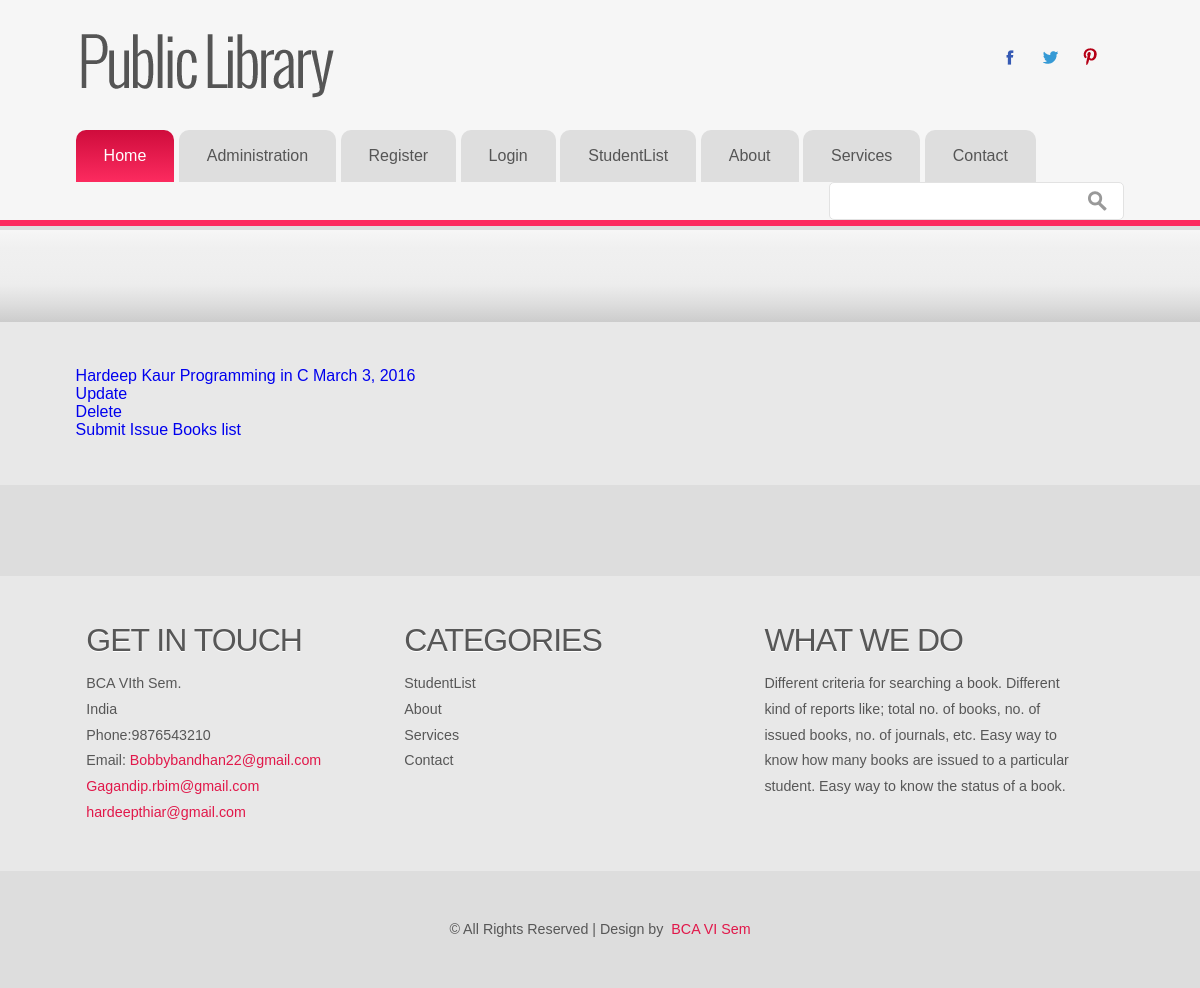
Before: /issue/ with the older database file.
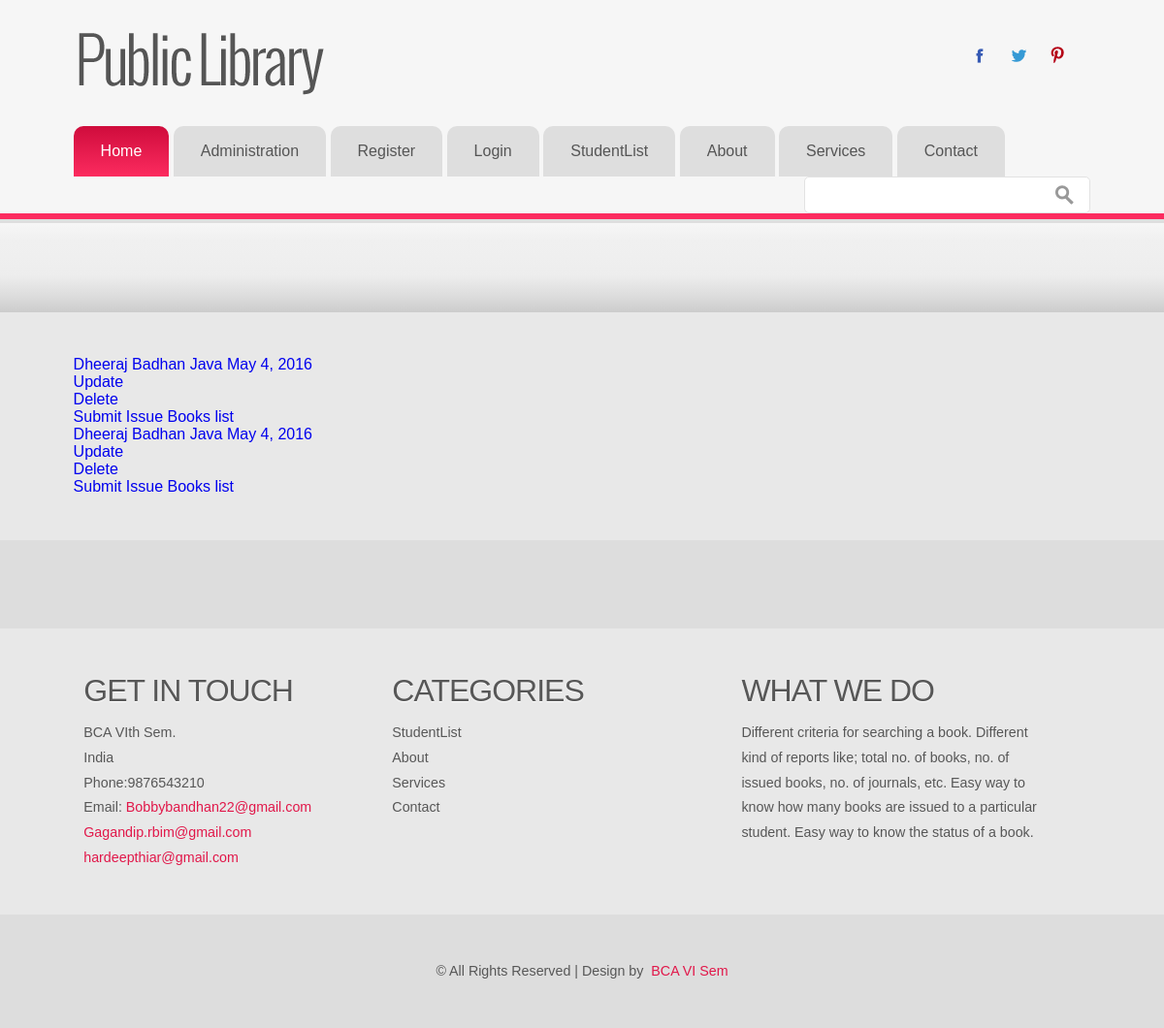
After: the same page with the newer database file.
### libsys/models.py (models this page shows, shortened)
class Issue(models.Model):
	regno = models.ForeignKey(Student)
	accno = models.ForeignKey(Book)
	date_of_issue = models.DateField()

class Student(models.Model):
	name = models.CharField(max_length=50)
	regno = models.IntegerField()
	date_of_issue = models.DateField()
	address = models.TextField()
	course = models.CharField(
		max_length=10,
		choices = (
			('BCA', 'BCA'),
			('BBA', 'BBA'),
			('MBA', 'MBA'),
			('B.Com', 'B.Com')
		)
	)
	accno = models.ForeignKey(Book)
	gender = models.CharField(
		max_length=1,
		choices = (
			('M', 'Male'),
			('F', 'Female')
		)
	)
	def __str__(self):
		return self.name

class Book(models.Model):
	accno = models.IntegerField(primary_key=True)
	author = models.CharField(max_length=50)
	title = models.CharField(max_length=50)
	publication = models.CharField(max_length=50)
	edition = models.CharField(max_length=50)
	no_of_copies = models.IntegerField()
	volume = models.CharField(max_length=50)
	date_purchase = models.DateField()
	price = models.FloatField()
	status = models.CharField(max_length=50)
	def __str__(self):
		return self.title

### libsys/views.py (the view)
# urls.py: url(r'^issue/$', views.Issue1.as_view(), name='issue'),
class Issue1(ListView):
	template_name = "libsys/issue.html"
	model=Issue

### libsys/templates/libsys/issue.html
{% extends 'libsys/LLLL.html' %}
{% block content %}
	{% for Issue in object_list %}
	<div class="col-md-12">
		<a href="{% url 'issue_detail' Issue.pk %}">
			{{ Issue.regno }}
			{{ Issue.accno }}
			{{ Issue.date_of_issue }}
		</a>
	</div>
	<div class="col-md-12">
		<a href="{% url 'issue_update' Issue.pk %}">
			Update
		</a>
	</div>
	<div class="col-md-12">
		<a href="{% url 'issue_delete' Issue.pk %}">
			Delete
		</a>
	</div>
	<div class="col-md-12">
		<a href="{% url 'issue_create' %}">
			Submit Issue Books list
		</a>
	</div>
	{% endfor %}
{% endblock %}

Changed rows visible on the page:
removed Issue: regno "Hardeep Kaur", accno "Programming in C", date_of_issue "March 3, 2016"
added Issue: regno "Dheeraj Badhan", accno "Java", date_of_issue "May 4, 2016"
added Issue: regno "Dheeraj Badhan", accno "Java", date_of_issue "May 4, 2016"
